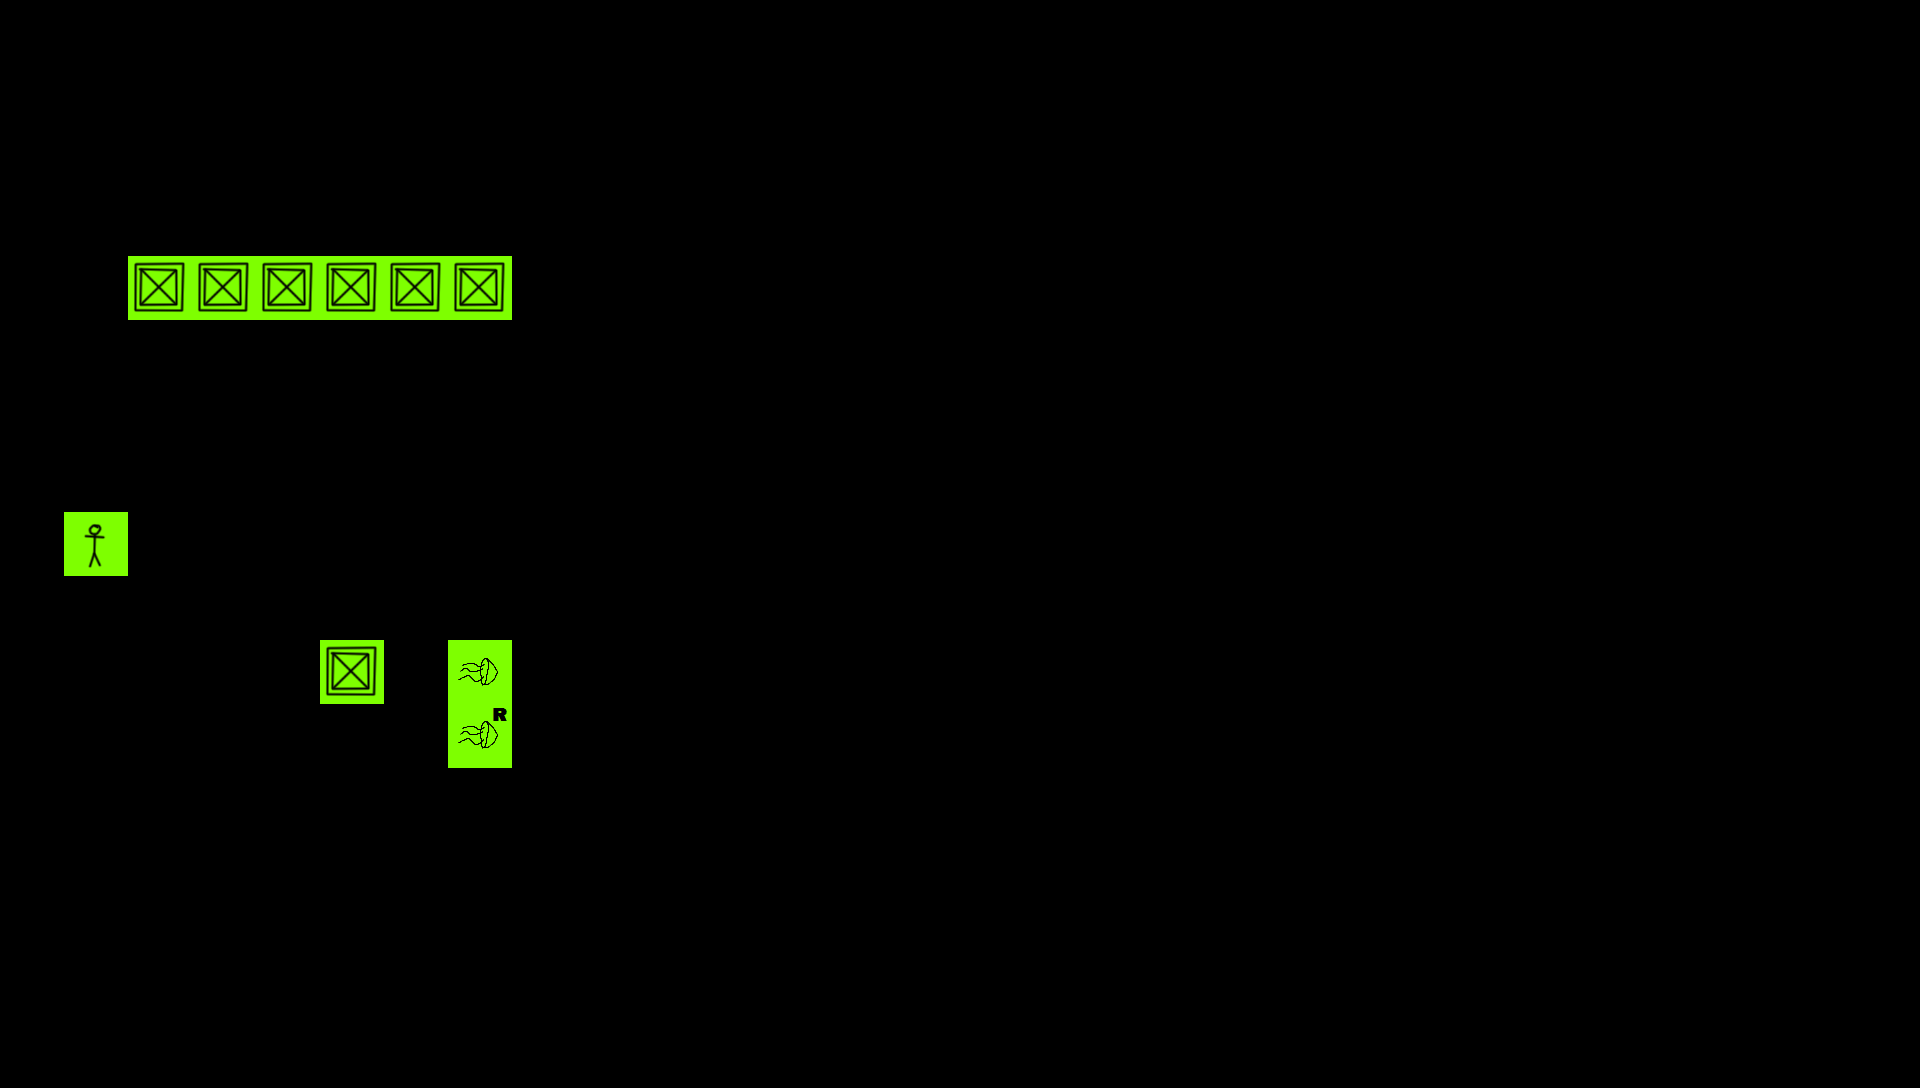

Rendered tile map (Tiled .tmx) drawn with the repository's tilesets; below, a short description and the full map source, tile grids included:
An orthogonal 30x17 tile map with 64x64 px tiles, 1 tile layer (Tile Layer 2), 1 hidden layer not drawn and 1 object.

<map version="1.0" orientation="orthogonal" renderorder="right-down" width="30" height="17" tilewidth="64" tileheight="64" nextobjectid="10">
 <tileset firstgid="1" name="Tileset" tilewidth="64" tileheight="64" tilecount="64">
  <image source="Tileset.png" width="512" height="512" />
 </tileset>
 <layer name="Tile Layer 1" width="30" height="17" visible="0">
  <data encoding="csv">
1,1,1,1,1,1,1,1,1,1,1,1,1,1,1,1,1,1,1,1,1,1,1,1,1,1,1,1,1,1,
1,1,1,1,1,1,1,1,1,1,0,17,0,1,1,1,1,1,1,1,1,1,1,1,1,1,1,1,1,1,
1,1,18,18,18,18,18,18,1,1,0,17,0,1,1,1,1,1,1,1,1,1,1,1,1,1,1,1,1,1,
1,1,1,1,1,1,1,1,1,1,1,1,1,1,1,1,1,1,1,1,1,1,1,1,1,1,1,1,1,1,
1,1,1,1,1,1,1,1,1,1,1,1,1,1,1,1,1,1,1,1,1,1,1,1,1,1,1,1,1,1,
1,1,1,1,1,1,1,1,1,1,1,1,1,1,1,1,1,1,1,1,1,1,1,1,1,1,1,1,1,1,
1,1,1,1,1,1,1,1,19,19,1,1,1,1,1,1,1,1,1,1,1,1,1,1,1,1,1,1,1,1,
1,1,1,1,1,1,1,1,19,19,1,1,1,1,1,1,1,1,1,1,1,1,1,1,1,1,1,1,1,1,
1,1,1,1,1,1,1,1,1,1,1,1,1,1,1,1,1,1,1,1,1,1,1,1,1,1,1,1,1,1,
1,1,1,1,1,1,1,1,1,1,1,1,1,1,1,1,1,1,1,1,1,1,1,1,1,1,1,1,1,1,
1,1,1,1,1,1,1,1,1,1,1,1,1,1,1,1,1,1,1,1,1,1,1,1,1,1,1,1,1,1,
1,1,1,1,1,1,1,1,1,1,1,1,1,1,1,1,1,1,1,1,1,1,1,1,1,1,1,1,1,1,
1,1,1,1,1,1,1,1,1,1,1,1,1,1,1,1,1,1,1,1,1,1,1,1,1,1,1,1,1,1,
1,1,1,1,1,1,1,1,1,1,1,1,1,1,1,1,1,1,1,1,1,1,1,1,1,1,1,1,1,1,
1,1,1,1,1,1,1,1,1,1,1,1,1,1,1,1,1,1,1,1,1,1,1,1,1,1,1,1,1,1,
1,1,1,1,1,1,1,1,1,1,1,1,1,1,1,1,1,1,1,1,1,1,1,1,1,1,1,1,1,1,
1,1,1,1,1,1,1,1,1,1,1,1,1,1,1,1,1,1,1,1,1,1,1,1,1,1,1,1,1,1
</data>
 </layer>
 <layer name="Tile Layer 2" width="30" height="17">
  <data encoding="csv">
0,0,0,0,0,0,0,0,0,0,0,0,0,0,0,0,0,0,0,0,0,0,0,0,0,0,0,0,0,0,
0,0,0,0,0,0,0,0,0,0,0,0,0,0,0,0,0,0,0,0,0,0,0,0,0,0,0,0,0,0,
0,0,0,0,0,0,0,0,0,0,0,0,0,0,0,0,0,0,0,0,0,0,0,0,0,0,0,0,0,0,
0,0,0,0,0,0,0,0,0,0,0,0,0,0,0,0,0,0,0,0,0,0,0,0,0,0,0,0,0,0,
0,0,34,34,34,34,34,34,0,0,0,0,0,0,0,0,0,0,0,0,0,0,0,0,0,0,0,0,0,0,
0,0,0,0,0,0,0,0,0,0,0,0,0,0,0,0,0,0,0,0,0,0,0,0,0,0,0,0,0,0,
0,0,0,0,0,0,0,0,0,0,0,0,0,0,0,0,0,0,0,0,0,0,0,0,0,0,0,0,0,0,
0,0,0,0,0,0,0,0,0,0,0,0,0,0,0,0,0,0,0,0,0,0,0,0,0,0,0,0,0,0,
0,33,0,0,0,0,0,0,0,0,0,0,0,0,0,0,0,0,0,0,0,0,0,0,0,0,0,0,0,0,
0,0,0,0,0,0,0,0,0,0,0,0,0,0,0,0,0,0,0,0,0,0,0,0,0,0,0,0,0,0,
0,0,0,0,0,34,0,41,0,0,0,0,0,0,0,0,0,0,0,0,0,0,0,0,0,0,0,0,0,0,
0,0,0,0,0,0,0,45,0,0,0,0,0,0,0,0,0,0,0,0,0,0,0,0,0,0,0,0,0,0,
0,0,0,0,0,0,0,0,0,0,0,0,0,0,0,0,0,0,0,0,0,0,0,0,0,0,0,0,0,0,
0,0,0,0,0,0,0,0,0,0,0,0,0,0,0,0,0,0,0,0,0,0,0,0,0,0,0,0,0,0,
0,0,0,0,0,0,0,0,0,0,0,0,0,0,0,0,0,0,0,0,0,0,0,0,0,0,0,0,0,0,
0,0,0,0,0,0,0,0,0,0,0,0,0,0,0,0,0,0,0,0,0,0,0,0,0,0,0,0,0,0,
0,0,0,0,0,0,0,0,0,0,0,0,0,0,0,0,0,0,0,0,0,0,0,0,0,0,0,0,0,0
</data>
 </layer>
 <objectgroup name="Object Layer 1">
  <object id="7" gid="38" x="960" y="384" width="64" height="64">
   <properties>
    <property name="Level number" value="0" />
   </properties>
  </object>
 </objectgroup>
</map>
